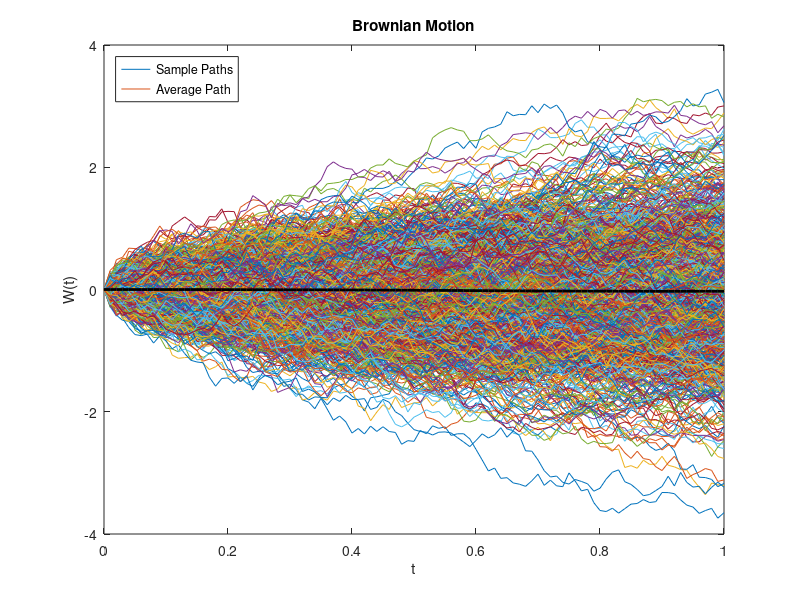

This figure's MATLAB source:
clc;
clear;
T = 1;
N = 100;
dt = T / N;
MC = 2^10;

% Preallocate W and sw vectors
W = zeros(MC, N + 1);
sw = zeros(1, N + 1);

for i = 1:MC
    dW = sqrt(dt) * randn(1, N);
    W(i, 1) = 0;
    for n = 2:N + 1
        W(i, n) = W(i, n - 1) + dW(n - 1);
        sw(n) = sw(n - 1) + W(i, n);
    end
    t = 0:dt:T;
    plot(t, W(i, :));
    hold on
end

hold off
xlabel('t');
ylabel('W(t)');
title('Brownian Motion');

s = sw ./ MC;
hold on
plot(t, s, 'k', 'LineWidth', 2);
legend('Sample Paths', 'Average Path', 'Location', 'northwest');



